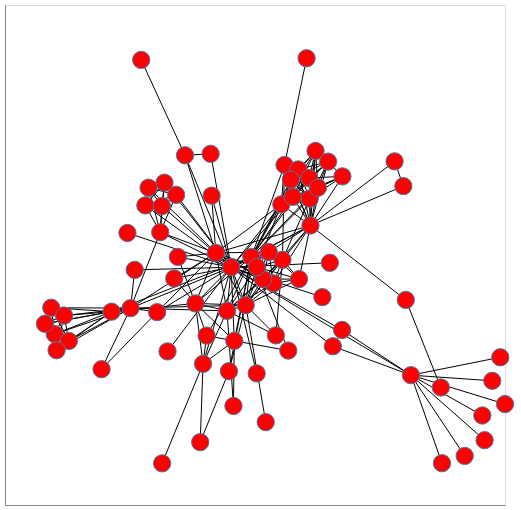

Notebook source saved alongside this figure:
### Markdown cell above
### Force-directed layouts

Let's generate a network visualization and add a few quick customizations that might help to make sense of the network. First let's give the chart a bit more breathing room via the `properties()` call and add `tooltips` to the nodes:

### Code cell
nxa.draw_networkx(G, node_tooltip='name').properties(width=500, height=500)

### Figure 1 — Vega-Lite specification as saved in the notebook (floating-point values rounded to 4 significant figures; data arrays with more than 128 entries replaced by an {"elided": "..."} marker saying what was removed)
{"config": {"view": {"continuousWidth": 400, "continuousHeight": 300}}, "layer": [{"data": {"name": "data-7a43188b53d9732bdc34cbdd584905a0"}, "mark": {"type": "line", "color": "black", "opacity": 1, "strokeWidth": 1}, "encoding": {"detail": {"type": "quantitative", "field": "edge"}, "x": {"type": "quantitative", "axis": {"grid": false, "labels": false, "ticks": false, "title": ""}, "field": "x"}, "y": {"type": "quantitative", "axis": {"grid": false, "labels": false, "ticks": false, "title": ""}, "field": "y"}}}, {"data": {"name": "data-f6357c2e51a3cfca255e4be641f9ddf8"}, "mark": {"type": "point", "fill": "red", "opacity": 1, "size": 300, "strokeWidth": 1.0}, "encoding": {"tooltip": {"type": "nominal", "field": "name"}, "x": {"type": "quantitative", "axis": {"grid": false, "labels": false, "ticks": false}, "field": "x"}, "y": {"type": "quantitative", "axis": {"grid": false, "labels": false, "ticks": false}, "field": "y"}}}], "height": 500, "width": 500, "$schema": "https://vega.github.io/schema/vega-lite/v4.8.1.json", "datasets": {"data-7a43188b53d9732bdc34cbdd584905a0": {"elided": "508 records"}, "data-f6357c2e51a3cfca255e4be641f9ddf8": [{"between": 0.1768, "y": -0.3326, "x": 0.6239, "name": "Myriel", "group": 1, "degree": 10}, {"between": 0.0, "y": -0.5666, "x": 0.9184, "name": "Napoleon", "group": 1, "degree": 1}, {"between": 0.0, "y": -0.1699, "x": 0.3481, "name": "Mlle.Baptistine", "group": 1, "degree": 3}, {"between": 0.0, "y": -0.2285, "x": 0.3113, "name": "Mme.Magloire", "group": 1, "degree": 3}, {"between": 0.0, "y": -0.3529, "x": 0.9491, "name": "CountessdeLo", "group": 1, "degree": 1}, {"between": 0.0, "y": -0.6234, "x": 0.8388, "name": "Geborand", "group": 1, "degree": 1}, {"between": 0.0, "y": -0.2682, "x": 0.9812, "name": "Champtercier", "group": 1, "degree": 1}, {"between": 0.0, "y": -0.6496, "x": 0.7479, "name": "Cravatte", "group": 1, "degree": 1}, {"between": 0.0, "y": -0.4778, "x": 0.9092, "name": "Count", "group": 1, "degree": 1}, {"between": 0.0, "y": -0.4366, "x": 1.0, "name": "OldMan", "group": 1, "degree": 1}, {"between": 0.0, "y": 0.1792, "x": -0.5103, "name": "Labarre", "group": 2, "degree": 1}, {"between": 0.57, "y": 0.05605, "x": -0.09535, "name": "Valjean", "group": 2, "degree": 36}, {"between": 0.0, "y": 0.04637, "x": -0.4811, "name": "Marguerite", "group": 3, "degree": 2}, {"between": 0.0, "y": -0.05162, "x": 0.2694, "name": "Mme.deR", "group": 2, "degree": 1}, {"between": 0.0, "y": -0.3262, "x": 0.00682, "name": "Isabeau", "group": 2, "degree": 1}, {"between": 0.0, "y": 0.07206, "x": 0.2994, "name": "Gervais", "group": 2, "degree": 1}, {"between": 0.04063, "y": -0.1041, "x": -0.5739, "name": "Tholomyes", "group": 3, "degree": 9}, {"between": 0.0, "y": -0.08991, "x": -0.815, "name": "Listolier", "group": 3, "degree": 7}, {"between": 0.0, "y": -0.118, "x": -0.7635, "name": "Fameuil", "group": 3, "degree": 7}, {"between": 0.0, "y": -0.1848, "x": -0.801, "name": "Blacheville", "group": 3, "degree": 7}, {"between": 0.0, "y": -0.1475, "x": -0.8402, "name": "Favourite", "group": 3, "degree": 7}, {"between": 0.0, "y": -0.2094, "x": -0.7444, "name": "Dahlia", "group": 3, "degree": 7}, {"between": 0.0, "y": -0.2428, "x": -0.7937, "name": "Zephine", "group": 3, "degree": 7}, {"between": 0.1296, "y": -0.0913, "x": -0.4977, "name": "Fantine", "group": 3, "degree": 15}, {"between": 0.029, "y": -0.1011, "x": -0.1117, "name": "Mme.Thenardier", "group": 4, "degree": 11}, {"between": 0.0749, "y": -0.08041, "x": -0.03707, "name": "Thenardier", "group": 4, "degree": 16}, {"between": 0.0238, "y": -0.07441, "x": -0.2382, "name": "Cosette", "group": 5, "degree": 11}, {"between": 0.05433, "y": 0.1075, "x": -0.1566, "name": "Javert", "group": 4, "degree": 17}, {"between": 0.02649, "y": 0.4591, "x": -0.28, "name": "Fauchelevent", "group": 0, "degree": 4}, {"between": 0.008041, "y": 0.1819, "x": -0.3791, "name": "Bamatabois", "group": 2, "degree": 8}, {"between": 0.0, "y": -0.3111, "x": -0.6138, "name": "Perpetue", "group": 3, "degree": 2}, {"between": 0.00864, "y": -0.1058, "x": -0.3915, "name": "Simplice", "group": 2, "degree": 4}, {"between": 0.0, "y": -0.247, "x": -0.3499, "name": "Scaufflaire", "group": 2, "degree": 1}, {"between": 0.0, "y": 0.3138, "x": -0.1736, "name": "Woman1", "group": 2, "degree": 2}, {"between": 0.0, "y": 0.2786, "x": -0.4386, "name": "Judge", "group": 2, "degree": 6}, {"between": 0.0, "y": 0.3603, "x": -0.3621, "name": "Champmathieu", "group": 2, "degree": 6}, {"between": 0.0, "y": 0.3166, "x": -0.3155, "name": "Brevet", "group": 2, "degree": 6}, {"between": 0.0, "y": 0.3422, "x": -0.4259, "name": "Chenildieu", "group": 2, "degree": 6}, {"between": 0.0, "y": 0.2763, "x": -0.3725, "name": "Cochepaille", "group": 2, "degree": 6}, {"between": 0.006925, "y": -0.3184, "x": -0.1042, "name": "Pontmercy", "group": 4, "degree": 3}, {"between": 0.0, "y": -0.5016, "x": 0.04291, "name": "Boulatruelle", "group": 6, "degree": 1}, {"between": 0.01149, "y": 0.08269, "x": 0.1097, "name": "Eponine", "group": 4, "degree": 11}, {"between": 0.0, "y": -0.1893, "x": 0.08348, "name": "Anzelma", "group": 4, "degree": 3}, {"between": 0.0, "y": 0.09308, "x": -0.3085, "name": "Woman2", "group": 5, "degree": 3}, {"between": 0.0, "y": 0.4643, "x": -0.1775, "name": "MotherInnocent", "group": 0, "degree": 2}, {"between": 0.0, "y": 0.8022, "x": -0.4551, "name": "Gribier", "group": 0, "degree": 1}, {"between": 0.0, "y": -0.3769, "x": 0.7434, "name": "Jondrette", "group": 7, "degree": 1}, {"between": 0.02632, "y": -0.06177, "x": 0.6033, "name": "Mme.Burgon", "group": 7, "degree": 2}, {"between": 0.1651, "y": 0.2062, "x": 0.2218, "name": "Gavroche", "group": 8, "degree": 22}, {"between": 0.02021, "y": -0.209, "x": -0.08289, "name": "Gillenormand", "group": 5, "degree": 7}, {"between": 0.0002172, "y": -0.4435, "x": -0.08616, "name": "Magnon", "group": 5, "degree": 2}, {"between": 0.0476, "y": -0.2917, "x": -0.2078, "name": "Mlle.Gillenormand", "group": 5, "degree": 7}, {"between": 0.0003509, "y": -0.574, "x": -0.2192, "name": "Mme.Pontmercy", "group": 5, "degree": 2}, {"between": 0.0, "y": -0.6499, "x": -0.3715, "name": "Mlle.Vaubois", "group": 5, "degree": 1}, {"between": 0.0, "y": -0.1903, "x": -0.1935, "name": "Lt.Gillenormand", "group": 5, "degree": 4}, {"between": 0.132, "y": 0.09295, "x": -0.0145, "name": "Marius", "group": 8, "degree": 19}, {"between": 0.0, "y": -0.2441, "x": 0.1331, "name": "BaronessT", "group": 5, "degree": 2}, {"between": 0.02766, "y": 0.4242, "x": 0.1181, "name": "Mabeuf", "group": 8, "degree": 11}, {"between": 0.04255, "y": 0.2824, "x": 0.1052, "name": "Enjolras", "group": 8, "degree": 15}, {"between": 0.00125, "y": 0.408, "x": 0.1732, "name": "Combeferre", "group": 8, "degree": 11}, {"between": 0.0, "y": 0.4744, "x": 0.2422, "name": "Prouvaire", "group": 8, "degree": 9}, {"between": 0.00125, "y": 0.3708, "x": 0.1431, "name": "Feuilly", "group": 8, "degree": 11}, {"between": 0.005267, "y": 0.3025, "x": 0.2186, "name": "Courfeyrac", "group": 8, "degree": 13}, {"between": 0.002185, "y": 0.3771, "x": 0.2171, "name": "Bahorel", "group": 8, "degree": 12}, {"between": 0.03075, "y": 0.3093, "x": 0.151, "name": "Bossuet", "group": 8, "degree": 13}, {"between": 0.002185, "y": 0.3421, "x": 0.2517, "name": "Joly", "group": 8, "degree": 12}, {"between": 0.0001504, "y": 0.4362, "x": 0.2924, "name": "Grantaire", "group": 8, "degree": 10}, {"between": 0.0, "y": 0.8082, "x": 0.2064, "name": "MotherPlutarch", "group": 9, "degree": 1}, {"between": 0.00496, "y": -0.002051, "x": 0.07394, "name": "Gueulemer", "group": 4, "degree": 10}, {"between": 0.00496, "y": 0.01313, "x": 0.03253, "name": "Babet", "group": 4, "degree": 10}, {"between": 0.004862, "y": 0.05632, "x": 0.007227, "name": "Claquesous", "group": 4, "degree": 10}, {"between": 0.003874, "y": 0.1108, "x": 0.05488, "name": "Montparnasse", "group": 4, "degree": 9}, {"between": 0.0, "y": 0.01541, "x": -0.3232, "name": "Toussaint", "group": 5, "degree": 3}, {"between": 0.0, "y": 0.348, "x": 0.5933, "name": "Child1", "group": 10, "degree": 2}, {"between": 0.0, "y": 0.4372, "x": 0.5584, "name": "Child2", "group": 10, "degree": 2}, {"between": 0.0004386, "y": 0.01336, "x": 0.176, "name": "Brujon", "group": 4, "degree": 7}, {"between": 0.0, "y": 0.3831, "x": 0.3497, "name": "Mme.Hucheloup", "group": 8, "degree": 7}]}}
